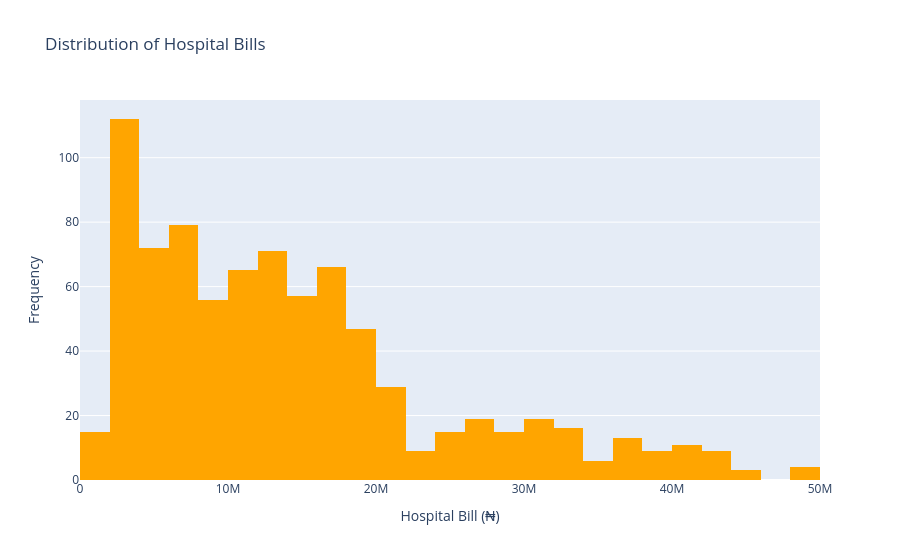

Notebook cell for this chart:
### Code cell
fig3 = px.histogram(
    df,
    x="Hospital Bill",
    nbins=30,
    title="Distribution of Hospital Bills",
    color_discrete_sequence=["orange"]
)

fig3.update_layout(
    xaxis_title="Hospital Bill (₦)",
    yaxis_title="Frequency"
)

fig3.show()

### Figure 1 — Plotly figure (JSON) as saved in the notebook; plotly's stock layout.template omitted (floating-point values rounded to 4 significant figures; data arrays with more than 128 entries replaced by an {"elided": "..."} marker saying what was removed)
{"data": [{"bingroup": "x", "hovertemplate": "Hospital Bill=%{x}<br>count=%{y}<extra></extra>", "legendgroup": "", "marker": {"color": "orange", "pattern": {"shape": ""}}, "name": "", "nbinsx": 30, "orientation": "v", "showlegend": false, "type": "histogram", "x": {"elided": "817 float values"}, "xaxis": "x", "yaxis": "y"}], "layout": {"barmode": "relative", "legend": {"tracegroupgap": 0}, "title": {"text": "Distribution of Hospital Bills"}, "xaxis": {"anchor": "y", "domain": [0, 1], "title": {"text": "Hospital Bill (₦)"}}, "yaxis": {"anchor": "x", "domain": [0, 1], "title": {"text": "Frequency"}}}}
